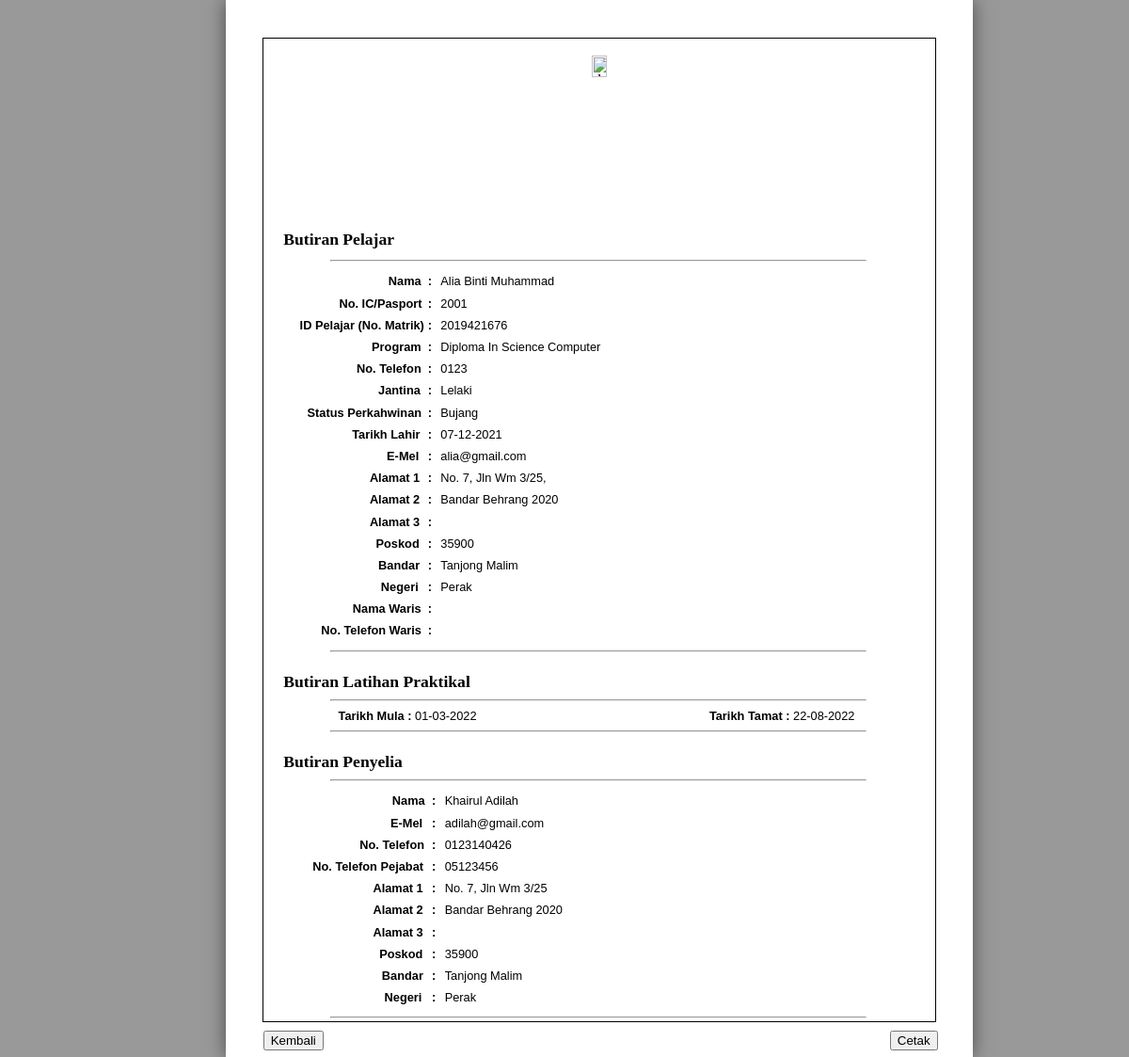
/view.php?applier_id=9&s_id=6&i_id=146&c_id=64 (signed in), run on the app's committed database.
### tables this page shows
CREATE TABLE `applier` (
  `applier_id` int(11) NOT NULL,
  `name` varchar(100) NOT NULL,
  `email` varchar(50) NOT NULL,
  `ic` varchar(12) NOT NULL,
  `phone` varchar(15) NOT NULL,
  `gender` varchar(10) NOT NULL,
  `bdate` date NOT NULL,
  `password` varchar(20) NOT NULL
);

CREATE TABLE `student_details` (
  `s_id` int(11) NOT NULL,
  `applier_id` int(11) NOT NULL,
  `matric_no` varchar(20) NOT NULL,
  `programme` varchar(100) NOT NULL,
  `marital` varchar(20) NOT NULL,
  `address` varchar(50) NOT NULL,
  `address2` varchar(50) NOT NULL,
  `address3` varchar(50) NOT NULL,
  `postcode` varchar(10) NOT NULL,
  `city` varchar(100) NOT NULL,
  `state` varchar(20) NOT NULL,
  `beneficiary` varchar(100) NOT NULL,
  `b_phone` varchar(15) NOT NULL,
  `pic` varchar(255) NOT NULL,
  `department` varchar(100) NOT NULL,
  `offer` varchar(200) NOT NULL
);

CREATE TABLE `intern_details` (
  `s_id` int(11) NOT NULL,
  `i_id` int(11) NOT NULL,
  `applier_id` int(11) NOT NULL,
  `start_date` date NOT NULL,
  `end_date` date NOT NULL,
  `confirm_letter` varchar(200) NOT NULL,
  `resume` varchar(200) NOT NULL,
  `transcript` varchar(200) NOT NULL
);

CREATE TABLE `coordinator_details` (
  `i_id` int(11) NOT NULL,
  `c_id` int(11) NOT NULL,
  `applier_id` int(11) NOT NULL,
  `c_name` varchar(100) NOT NULL,
  `c_email` varchar(50) NOT NULL,
  `c_phone` varchar(15) NOT NULL,
  `office_phone` varchar(15) NOT NULL,
  `c_address` varchar(100) NOT NULL,
  `c_address2` varchar(100) NOT NULL,
  `c_address3` varchar(100) NOT NULL,
  `c_postcode` varchar(10) NOT NULL,
  `c_city` varchar(100) NOT NULL,
  `c_state` varchar(20) NOT NULL,
  `status` varchar(15) NOT NULL,
  `a_date` date NOT NULL DEFAULT current_timestamp(),
  `a_time` time NOT NULL DEFAULT current_timestamp()
);

### view.php (the view, shortened to what this page needs)
<?php
  include ('config.php');
?>
<html>
<head>
    <link rel="stylesheet" href="view2.css">
</head>
<body>
    <?php
        $applier_id = $_GET['applier_id'];
        $s_id = $_GET['s_id'];
        $i_id = $_GET['i_id'];
        $c_id = $_GET['c_id'];
        $sql = "SELECT a.* , s.*, i.*, c.* FROM applier a CROSS JOIN student_details s, intern_details i, coordinator_details c WHERE  a.applier_id='$applier_id' AND s.s_id='$s_id' AND i.i_id='$i_id' and c.c_id='$c_id';";
        $query = mysqli_query($con, $sql) or die(mysqli_error($con));
        $row = mysqli_fetch_array($query);
    ?>
        <div class="page">
            <page id="page" size="A4">
            <div class="border">
                <center><img src="asset/logo.png" alt="deco" id="image"></center>
                <h1>Butiran Pelajar</h1>
                <hr>
                <div class="details">
                    <table>
                        <tr>
                            <th width="22%" class="name">
                                Nama
                            </th>
                            <th width="1px">
                                :
                            </th>
                            <td id="cname">
                                <?php echo $row['name'];?>
                            </td>
                        </tr>
                        <tr>
                            <th class="ic">
                                No. IC/Pasport
                            </th>
                            <th width="1px">
                                :
                            </th>
                            <td>
                                <?php echo $row['ic'];?>
                            </td>
                        </tr>
                        <tr>
                            <th class="id">
                            ID Pelajar (No. Matrik)
                            </th>
                            <th width="1px">
                                :
                            </th>
                            <td>
                                <?php echo $row['matric_no'];?>
                            </td>
                        </tr>
                        <tr>
                            <th class="program">
                            Program
                            </th>
                            <th width="1px">
                                :
                            </th>
                            <td id="cname">
                                <?php echo $row['programme'];?>
                            </td>
                        </tr>
                        <tr>
                        <th class="phone">
                            No. Telefon
                            </th>
                            <th width="1px">
                                :
                            </th>
                            <td>
                                <?php echo $row['phone'];?>
                            </td>
                        </tr>
                        <tr>
                        <th class="gender">
                            Jantina
                            </th>
                            <th width="1px">
                                :
                            </th>
                            <td>
                                <?php echo $row['gender'];?>
                            </td>
                        </tr>
                        <tr>
                        <th class="marital">
                            Status Perkahwinan
                            </th>
                            <th width="1px">
                                :
                            </th>
                            <td>
                                <?php echo $row['marital'];?>
                            </td>
                        </tr>
                        <tr>
                        <th class="bdate">
                            Tarikh Lahir
                            </th>
                            <th width="1px">
                                :
                            </th>
                            <td>
                                <?php
                                 $old = $row['bdate'];
                                 $new = date("d-m-Y", strtotime($old));
                                echo $new;?>
                            </td>
                        </tr>
                        <tr>
                        <th class="mail">
                            E-Mel
                            </th>
                            <th width="1px">
                                :
                            </th>
                            <td>
                                <?php echo $row['email'];?>
                            </td>
                        </tr>
                        <tr>
                        <th class="address">
                            Alamat 1
                            </th>
                            <th width="1px">
                                :
                            </th>
                            <td id="cname">
                                <?php echo $row['address'];?>
                            </td>
                        </tr>
                        <tr>
                        <th class="address">
                            Alamat 2
                            </th>
                            <th width="1px">
                                :
                            </th>
                            <td id="cname">
                                <?php echo $row['address2'];?>
                            </td>
                        </tr>
                        <tr>
                        <th class="address">
                            Alamat 3
                            </th>
                            <th width="1px">
                                :
                            </th>
                            <td id="cname">
                            </td>
                        </tr>
                        <tr>
                        <th class="postcode">
                            Poskod
                            </th>
                            <th width="1px">
                                :
                            </th>
                            <td>
                                <?php echo $row['postcode'];?>
                            </td>
                        </tr>
                        <tr>
                        <th class="city">
                            Bandar
                            </th>
                            <th width="1px">
                                :
                            </th>
                            <td id="cname">
                                <?php echo $row['city'];?>
                            </td>
                        </tr>
                        <tr>
                        <th class="state">
                            Negeri
                            </th>
                            <th width="1px">
                                :
                            </th>
                            <td id="cname">
                                <?php echo $row['state'];?>
                            </td>
                        </tr>
                        <tr>
                        <th class="beneficiary">
                            Nama Waris
                            </th>
                            <th width="1px">
                                :
                            </th>
                            <td id="cname">
                            </td>
                        </tr>
                        <tr>
                        <th class="b_phone">
                            No. Telefon Waris
                            </th>
                            <th width="1px">
                                :
                            </th>
                            <td>
                            </td>
                        </tr>
                    </table>
                </div>
                <hr>
                <h2>Butiran Latihan Praktikal</h2>
                <hr>
                <div class="details2">
                    <center>
                        <?php
                            $old_date_format = $row['start_date'];
                            $new_data_format = date("d-m-Y", strtotime($old_date_format));
                            $old_format = $row['end_date'];
                            $new_format = date("d-m-Y", strtotime($old_format));
                        ?>
                        <span class="e_date"><label>Tarikh Mula : </label> <?php echo $new_data_format;?></span>
                        <label>Tarikh Tamat : </label> <?php echo $new_format;?>
                    </center>
                </div>
                <hr class="line">
                <h3>Butiran Penyelia</h3>
                <hr class="line">
                <div class="details3">
                <table>
                        <tr>
                            <th width="22%" class="name">
                                Nama
                            </th>
                            <th width="1px">
                                :
                            </th>
                            <td width="100%" id="cname">
                                <?php echo $row['c_name'];?>
                            </td>
                        </tr>
                        <tr>
                        <th class="mail">
                            E-Mel
                            </th>
                            <th width="1px">
                                :
                            </th>
                            <td>
                                <?php echo $row['c_email'];?>
                            </td>
                        </tr>
<tr>
                        <th class="phone">
                            No. Telefon
                            </th>
                            <th width="1px">
                                :
                            </th>
                            <td>
                                <?php echo $row['c_phone'];?>
                            </td>
                        </tr>
                        <tr>
                        <th class="office">
                            No. Telefon Pejabat
                            </th>
                            <th width="1px">
                                :
                            </th>
                            <td>
                                <?php echo $row['office_phone'];?>
                            </td>
                        </tr>
                        <tr>
                        <th class="address">
                            Alamat 1
                            </th>
                            <th width="1px">
                                :
                            </th>
                            <td id="cname">
                                <?php echo $row['c_address'];?>
                            </td>
                        </tr>
                        <tr>
                        <th class="address">
                            Alamat 2
                            </th>
                            <th width="1px">
                                :
                            </th>
                            <td id="cname">
                                <?php echo $row['c_address2'];?>
                            </td>
                        </tr>
                        <tr>
                        <th class="address">
                            Alamat 3
                            </th>
                            <th width="1px">
                                :
                            </th>
                            <td id="cname">
                            </td>
                        </tr>
                        <tr>
                        <th class="postcode">
                            Poskod
                            </th>
                            <th width="1px">
                                :
                            </th>
                            <td>
                                <?php echo $row['c_postcode'];?>
                            </td>
                        </tr>
                        <tr>
                        <th class="city">
                            Bandar
                            </th>
                            <th width="1px">
                                :
                            </th>
                            <td id="cname">
                                <?php echo $row['c_city'];?>
                            </td>
                        </tr>
                        <tr>
                        <th class="state">
                            Negeri
                            </th>
                            <th width="1px">
                                :
                            </th>
                            <td id="cname">
                                <?php echo $row['c_state'];?>
                            </td>
                        </tr>
                    </table>
                </div>
                <hr>
            </div>
            <div class="button">
                <button type="button" class="back" onclick="history.back()">Kembali</button>
                <button type="button" class="print" onclick="window.print()">Cetak</button>
            </div>
        </div>
</body>

### data on the page
applier: name "Alia Binti Muhammad", ic "2001", student_details.matric_no "2019421676", student_details.programme "Diploma In Science Computer", phone "0123", gender "Lelaki", student_details.marital "Bujang", bdate "07-12-2021", email "alia@gmail.com", student_details.address "No. 7, Jln Wm 3/25,", student_details.address2 "Bandar Behrang 2020", student_details.postcode "35900", student_details.city "Tanjong Malim", student_details.state "Perak", intern_details.start_date "01-03-2022", intern_details.end_date "22-08-2022", coordinator_details.c_name "Khairul Adilah", coordinator_details.c_email "adilah@gmail.com", coordinator_details.c_phone "0123140426", coordinator_details.office_phone "05123456", coordinator_details.c_address "No. 7, Jln Wm 3/25", coordinator_details.c_address2 "Bandar Behrang 2020", coordinator_details.c_postcode "35900", coordinator_details.c_city "Tanjong Malim", coordinator_details.c_state "Perak"
